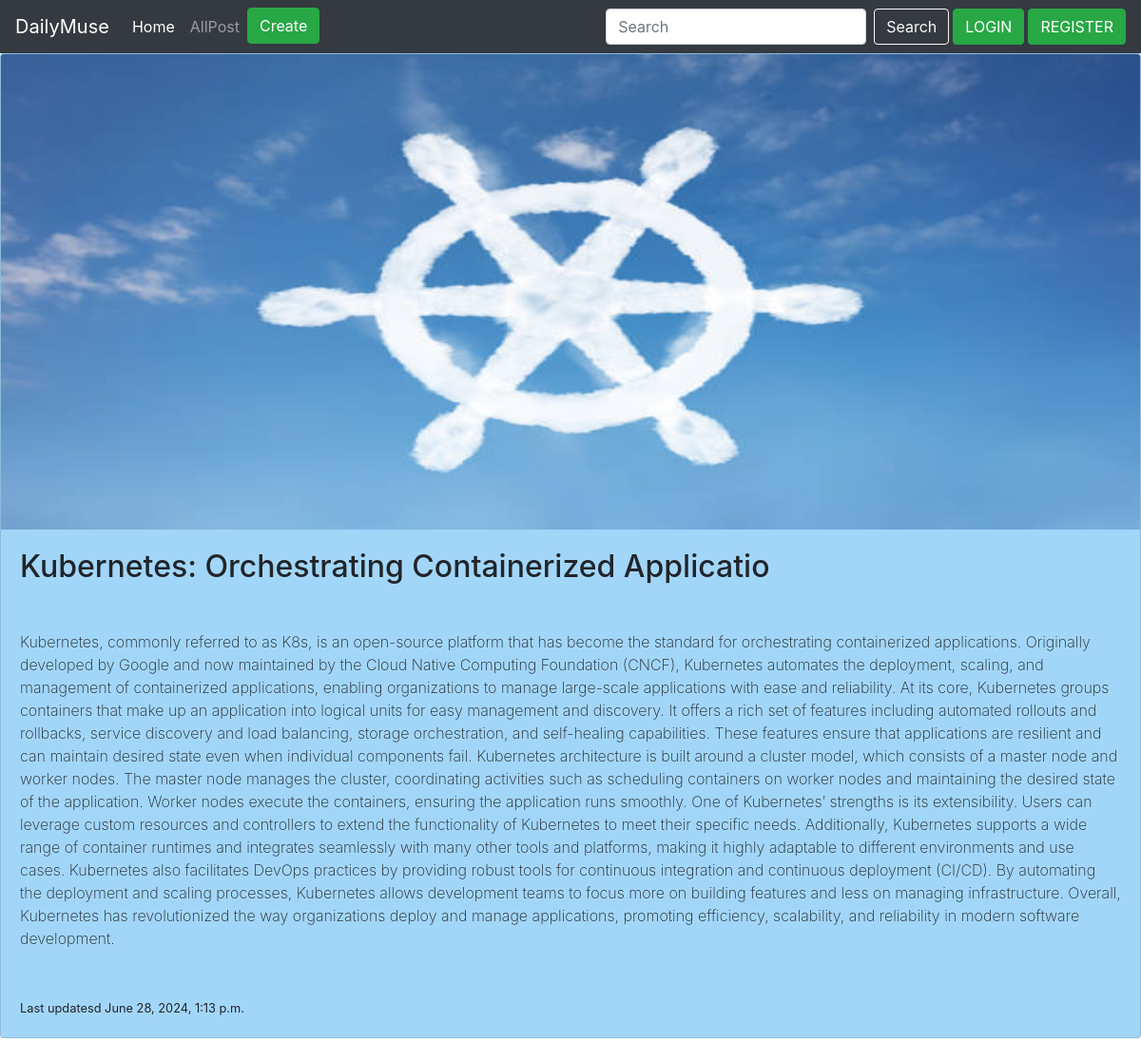
Page /blog/kubernetes-orchestrating-containerized-applicatio on the committed database.
### blog/models.py (models this page shows, shortened)
class Blog(models.Model):
    user=models.ForeignKey(User,on_delete=models.CASCADE)
    title=models.CharField(max_length=50)
    text=models.TextField(validators=[MinLengthValidator(30)])
    photo=models.ImageField(upload_to='photos/',blank=True,null=True)
    created_at=models.DateTimeField(auto_now_add=True)
    updated_at=models.DateTimeField(auto_now=True)
    slug=models.SlugField(unique=True)
    excerpt=models.CharField(max_length=100,null=False)

### blog/views.py (the view)
# urls.py: path("blog/<slug:slug>",views.blog_details,name="blog_detail"),
def blog_details(request,slug):
    identified_blog=get_object_or_404(Blog, slug=slug)
    return render(request,"blog_detail.html",{
        "blog":identified_blog
    })

### blog/templates/blog_detail.html (shortened to what this page needs)
{% extends "base.html" %} {% block title %} Home {%endblock%} {%block content%}
<div class="card mb-3"style="background-color: #a2d6f9;">
  <img
    src="{{ blog.photo.url }}"
    class="card-img-top"
    alt="{{ blog.title }}"
    style="height: 500px"
  />
  <div class="card-body">
    <h5 class="card-title"
    style="font-size: 2rem;
    font-weight: 500;
    "
    >
    {{blog.title}}</h5>
    <p class="card-text"
    style="font-size: 1rem;
    font-weight: 200;
    margin: 3rem 0;
    background-color: #a2d6f9;"
    >{{blog.text}}</p>
    <p class="card-text">
      <small class="text-body-secondary"
        >Last updatesd {{blog.updated_at}}</small
      >
    </p>
  </div>
  </div>
{%endblock%}

### rows in the picture
Blog: photo (picture), title "Kubernetes: Orchestrating Containerized Applicatio", text "Kubernetes, commonly referred to as K8s, is an open-source platform that has become the standard for orchestrating containerized applications. Originally developed by Google and now maintained by the Cloud Native Computing Foundation (CNCF), Kubernetes automates the deployment, scaling, and management of containerized applications, enabling organizations to manage large-scale applications with ease and reliability. At its core, Kubernetes groups containers that make up an application into logical units for easy management and discovery. It offers a rich set of features including automated rollouts and rollbacks, service discovery and load balancing, storage orchestration, and self-healing…", updated_at "June 28, 2024, 1:13 p.m."
